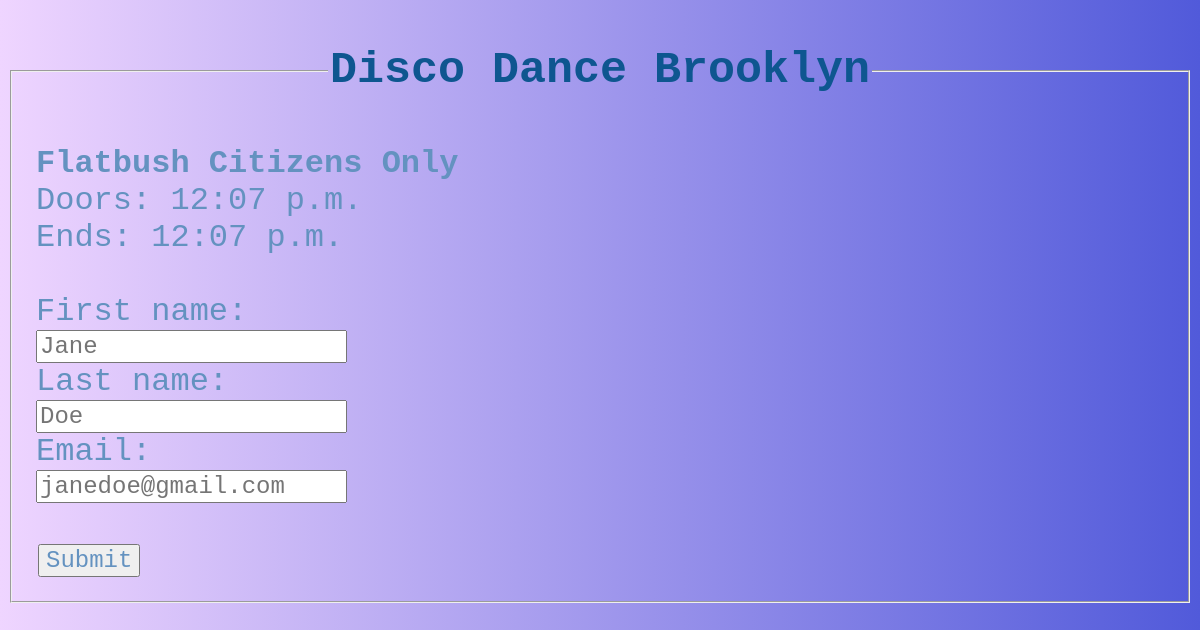
/RSVP/3/event/3/reservation, run on an earlier commit of the app's database.
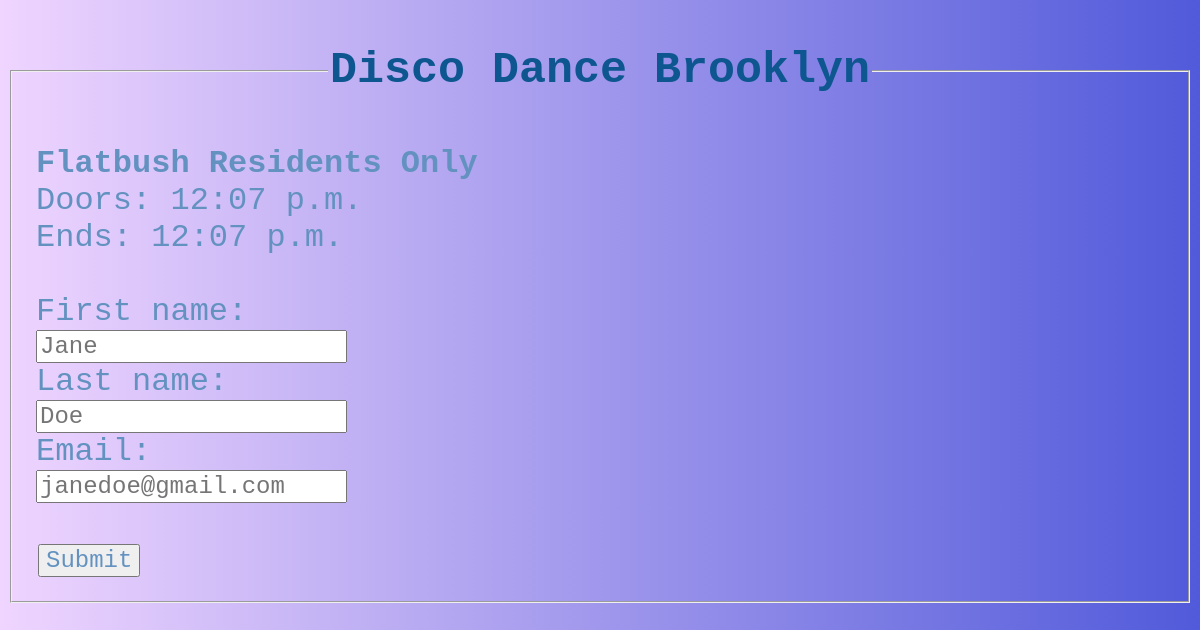
And on a later commit of the database.
### RSVP_system/models.py (models this page shows, shortened)
class Event(models.Model):
    venue = models.ForeignKey(Venue, on_delete=models.CASCADE)
    name = models.CharField(max_length=60)
    start_time = models.TimeField('Event Start Time')
    end_time = models.TimeField('Event End Time')

### RSVP_system/views.py (the view)
# urls.py: path('<int:venue_id>/event/<int:event_id>/reservation', views.reservation, name='reservation'),
def reservation(request, venue_id, event_id):
    venue = get_object_or_404(Venue, pk=venue_id)
    event = get_object_or_404(Event, pk=event_id)
    context = {
        'venue': venue,
        'event': event
    }
    return render(request, 'RSVP_system/reservation.html', context)

### RSVP_system/templates/RSVP_system/reservation.html (shortened to what this page needs)
{% load static %}
<link rel="stylesheet" href="{% static 'modern.css' %}" />
<form action="{% url 'RSVP_system:register' venue.id event.id %}" method="post">
  <fieldset>
    <legend><h2>{{ venue.venue_name }}</h2></legend>
    <strong><label for="event">{{event.name}}</label></strong
    ><br />
    <div>
      <label for="event">Doors: {{event.start_time}} </label><br />
      <label for="event">Ends: {{event.end_time}}</label><br />
    </div>
    <br />
    <label for="fname">First name:</label><br />
    <input
      type="text"
      placeholder="Jane"
      name="first_name"
      id="first_name"
      required
    />
    <br />
    <label for="lname">Last name:</label><br />
    <input
      type="text"
      placeholder="Doe"
      name="last_name"
      id="last_name"
      required
    />
    <br />
    <label>Email: </label><br />
    <input
      type="email"
      placeholder="janedoe@gmail.com"
      name="email"
      id="email"
      required
    />
    <br/><br/>
    <input type="submit" value="Submit" />
  </fieldset>
</form>

What changed in the data, as far as the page shows it:
changed Event: name "Flatbush Citizens Only" → "Flatbush Residents Only"
